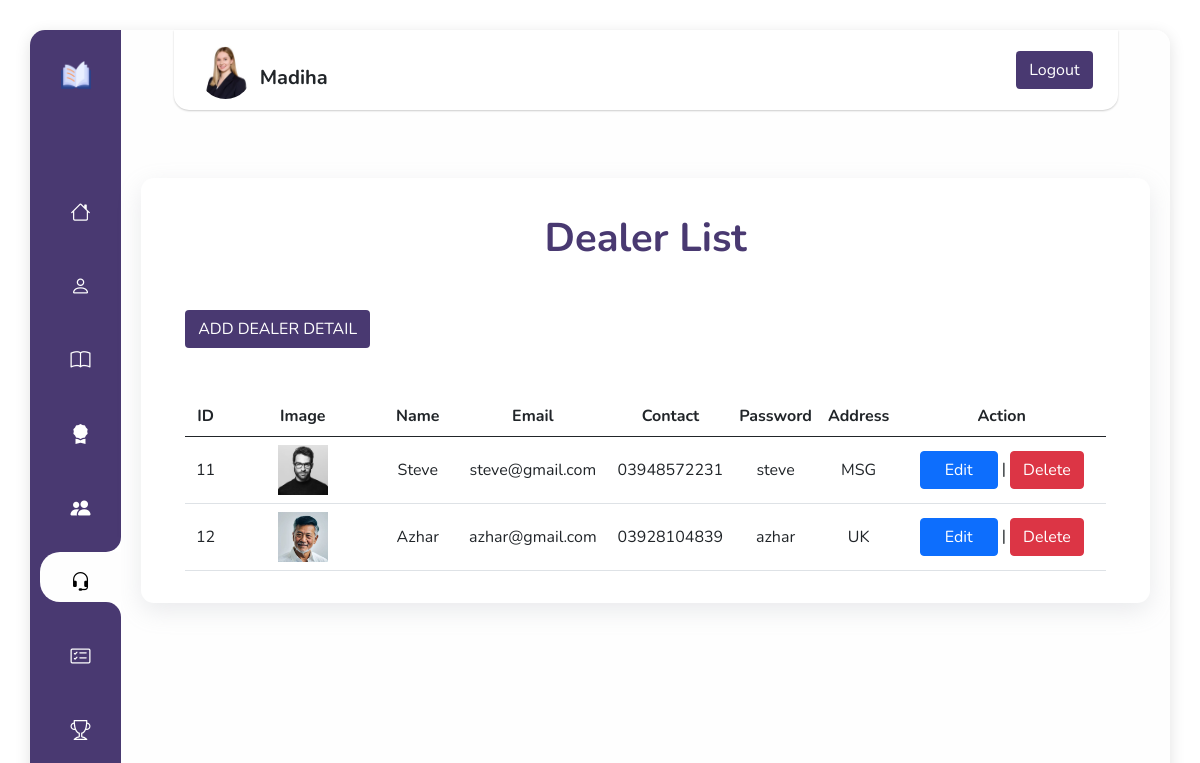
The page /dashboard/dealer.php (signed in) on the database its author committed.
### tables this page shows
CREATE TABLE `dealer` (
  `u_id` int(11) NOT NULL,
  `u_name` varchar(250) DEFAULT NULL,
  `u_password` varchar(250) DEFAULT NULL,
  `u_address` varchar(250) DEFAULT NULL,
  `u_contact` varchar(250) DEFAULT NULL,
  `u_img` varchar(250) DEFAULT NULL,
  `u_email` varchar(250) DEFAULT NULL
);

### dashboard/adminsession.php (called while the page is built, shortened)
<?php
include 'conn.php';
if(isset($_SESSION['adminid'])){
    $id = $_SESSION['adminid'];
    $query = "SELECT * FROM admins WHERE a_id = $id";
    $runn = mysqli_query($conn , $query);
    $rows = mysqli_fetch_array($runn);
    $user = $rows['a_name'];
}
else
header('location:adminlogin.php');
?>

### dashboard/dealer.php (the view, shortened to what this page needs)
<?php
include "conn.php";
include 'adminsession.php';
?>
<!DOCTYPE html>
<html lang="en">
<head>
  <link rel="stylesheet" href="https://cdn.jsdelivr.net/npm/bootstrap@5.0.2/dist/css/bootstrap.min.css">
  <link rel="stylesheet" href="https://cdn.jsdelivr.net/npm/bootstrap-icons@1.11.2/font/bootstrap-icons.min.css">
  <link rel="stylesheet" href="https://stackpath.bootstrapcdn.com/font-awesome/4.7.0/css/font-awesome.min.css">
</head>
<body>
  <main>
    <nav class="main-menu">
      <a href="../index.php"> <img class="sidelogo" src="images/book.png" alt="" /></a>
      <br><br><br>
      <div class="row">
        <ul class="col">
          <li class="nav-item ">
            <a href="dashboard.php">
              <i class="bi bi-house nav-icon"></i>
            </a>
          </li>
          <br>
          <li class="nav-item ">
            <a href="book.php">
              <i class="bi bi-person nav-icon"></i>
            </a>
          </li>
          <br>
          <li class="nav-item">
            <a href="publishbk.php">
              <i class="bi bi-book nav-icon"></i>
            </a>
          </li>
          <br>
          <li class="nav-item">
            <a href="complist.php">
              <i class="bi bi-award-fill nav-icon"></i>
            </a>
          </li>
          <br>
          <li class="nav-item">
            <a href="customer.php">
              <i class="bi bi-people-fill nav-icon"></i>
            </a>
          </li>
          <br>
          <li class="nav-item active">
            <b></b>
            <b></b>
            <a href="dealer.php">
              <i class="bi bi-headset nav-icon"></i>
            </a>
          </li>
          <br>
          <li class="nav-item">
            <a href="orders.php">
              <i class="bi bi-card-checklist nav-icon"></i>
            </a>
          </li>
          <br>
          <li class="nav-item">
            <a href="winners.php">
            <i class="bi bi-trophy nav-icon"></i>
            </a>
          </li>
        </ul>
      </div>
    </nav>
    <header>
      <div class="nav-wrapper">
        <div class="logo-container">
        <img class="rounded-circle mt-1" src="<?php echo "images/" . $rows['a_img'] ?>" width="53">
            <h5 class="text-center text-dark mt-4 mx-2 fw-bolder">
              <?php echo $user; ?>
            </h5>
            </div>
            <nav>
            <a href="adminlogout.php" class="btn btncolor" tabindex="-1" role="button" aria-disabled="true">Logout</a>
          </nav>
      </div>
      <br><br>
      <section>
        <h1 class="text-center fw-bold" style="color: rgb(73, 57, 113);" 7>Dealer List</h1>
        <div class="container mt-5">
          <a class="btn btncolor" data-bs-theme="dark" href="dealerdetail.php">ADD DEALER DETAIL</a>
          <table class="table mt-5 text-center align-middle">
            <thead>
              <tr>
                <th>ID</th>
                <th>Image</th>
                <th>Name</th>
                <th>Email</th>
                <th>Contact</th>
                <th>Password</th>
                <th>Address</th>
                <th>Action</th>
              </tr>
            </thead>
            <tbody>
              <?php
              $query = "SELECT * FROM dealer";
              $run = mysqli_query($conn, $query);
              if (mysqli_num_rows($run)) {
                while ($row = mysqli_fetch_array($run)) {
                  ?>
                  <tr>
                    <td class="col-0">
                      <?php echo $row['u_id'] ?>
                    </td>
                    <td class="col-2"><img src="<?php echo "images/" . $row['u_img'] ?>" alt="" width="50" height="50"></td>
                    <td class="col-1">
                      <?php echo $row['u_name'] ?>
                    </td>
                    <td class="col-2">
                      <?php echo $row['u_email'] ?>
                    </td>
                    <td class="col-1">
                      <?php echo $row['u_contact'] ?>
                    </td>
                    <td class="col-1">
                      <?php echo $row['u_password'] ?>
                    </td>
                    <td class="col-1">
                      <?php echo $row['u_address'] ?>
                    </td>
                    <td>
                      <a class="btn btn-primary px-4" href="dealeredit.php?id=<?php echo $row['u_id'] ?>"> Edit </a> |
                      <a class="btn btn-danger" href="dealerdelete.php?id=<?php echo $row['u_id'] ?>">Delete</a>
                    </td>
                  </tr>
                  <?php
                }
              }
              ?>
            </tbody>
          </table>
        </div>
      </section>
    </header>
  </main>
</body>
</html>

### dashboard/dealer.php (style rules this page uses)
*, *::before, *::after { box-sizing: border-box; padding: 0; margin: 0; }
nav { user-select: none; -webkit-user-select: none; -moz-user-select: none; -ms-user-select: none; -o-user-select: none; }
nav ul, nav ul li { outline: 0; }
nav ul li a { text-decoration: none; }
body { font-family: "Nunito", sans-serif; display: flex; align-items: center; justify-content: center; min-height: 100vh; background-image: url(images/); background-repeat: no-repeat; background-size: cover; }
main { display: grid; grid-template-columns: 13% 87%; min-height: 100vh; width: 100%; margin: 40px; background: rgb(254, 254, 254); box-shadow: 0 0.5px 0 1px rgba(255, 255, 255, 0.23) inset, 0 1px 0 0 rgba(255, 255, 255, 0.66) inset, 0 4px 16px rgba(0, 0, 0, 0.12); border-radius: 15px; z-index: 10; }
.main-menu { overflow: hidden; background: rgb(73, 57, 113); padding-top: 10px; border-radius: 15px 0 0 15px; font-family: "Roboto", sans-serif; }
.sidelogo { display: none; }
.nav-item { position: relative; display: block; }
.nav-item a { position: relative; display: flex; flex-direction: row; align-items: center; justify-content: center; color: #fff; font-size: 1rem; padding: 15px 0; margin-left: 10px; border-top-left-radius: 20px; border-bottom-left-radius: 20px; }
.nav-item b:nth-child(1) { position: absolute; top: -15px; height: 15px; width: 100%; background: #fff; display: none; }
.nav-item b:nth-child(1)::before { content: ""; position: absolute; top: 0; left: 0; width: 100%; height: 100%; border-bottom-right-radius: 20px; background: rgb(73, 57, 113); }
.nav-item b:nth-child(2) { position: absolute; bottom: -15px; height: 15px; width: 100%; background: #fff; display: none; }
.nav-item b:nth-child(2)::before { content: ""; position: absolute; top: 0; left: 0; width: 100%; height: 100%; border-top-right-radius: 20px; background: rgb(73, 57, 113); }
.nav-item.active b:nth-child(1), .nav-item.active b:nth-child(2) { display: block; }
.nav-item.active a { text-decoration: none; color: #000; background: rgb(254, 254, 254); }
.nav-icon { width: 60px; height: 20px; font-size: 20px; text-align: center; }
@media (max-width: 1500px) { main { grid-template-columns: 6% 94%; } }
@media (max-width: 1500px) { .sidelogo { display: block; width: 30px; margin: 20px auto; } }
@media (max-width: 1310px) { main { grid-template-columns: 8% 92%; margin: 30px; } }
h1 { margin: 20px 0; color: #fff; }
.nav-wrapper { display: flex; position: relative; flex-direction: row; flex-wrap: nowrap; align-items: center; justify-content: space-between; margin: auto; width: 90%; height: 80px; border-radius: 0 0 15px 15px; padding: 0 25px; z-index: 2; background: #fff; box-shadow: 0 1px 2px rgba(0, 0, 0, 0.2); }
.logo-container { display: flex; justify-content: center; align-items: center; }
a { text-decoration: none; color: black; }
.btncolor { background: rgb(73, 57, 113); color: white; }
section { padding: 1rem 2rem; background-color: #fff; box-shadow: rgba(149, 157, 165, 0.2) 0px 8px 24px; border-radius: .8rem; }
section { margin: 20px; }

### rows shown on the page
dealer: u_id "11", u_img (picture), u_name "Steve", u_email "steve@gmail.com", u_contact "03948572231", u_password "steve", u_address "MSG"
dealer: u_id "12", u_img (picture), u_name "Azhar", u_email "azhar@gmail.com", u_contact "03928104839", u_password "azhar", u_address "UK"

### other values the page prints
$user "Madiha"
